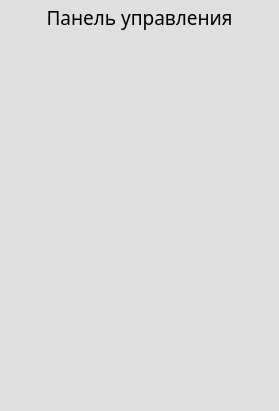
<?xml version="1.0" encoding="UTF-8"?>
<ui version="4.0">
 <class>Controller</class>
 <widget class="QWidget" name="Controller">
  <property name="geometry">
   <rect>
    <x>0</x>
    <y>0</y>
    <width>279</width>
    <height>411</height>
   </rect>
  </property>
  <property name="palette">
   <palette>
    <active>
     <colorrole role="Base">
      <brush brushstyle="SolidPattern">
       <color alpha="255">
        <red>255</red>
        <green>255</green>
        <blue>255</blue>
       </color>
      </brush>
     </colorrole>
     <colorrole role="Window">
      <brush brushstyle="SolidPattern">
       <color alpha="255">
        <red>223</red>
        <green>223</green>
        <blue>223</blue>
       </color>
      </brush>
     </colorrole>
    </active>
    <inactive>
     <colorrole role="Base">
      <brush brushstyle="SolidPattern">
       <color alpha="255">
        <red>255</red>
        <green>255</green>
        <blue>255</blue>
       </color>
      </brush>
     </colorrole>
     <colorrole role="Window">
      <brush brushstyle="SolidPattern">
       <color alpha="255">
        <red>223</red>
        <green>223</green>
        <blue>223</blue>
       </color>
      </brush>
     </colorrole>
    </inactive>
    <disabled>
     <colorrole role="Base">
      <brush brushstyle="SolidPattern">
       <color alpha="255">
        <red>223</red>
        <green>223</green>
        <blue>223</blue>
       </color>
      </brush>
     </colorrole>
     <colorrole role="Window">
      <brush brushstyle="SolidPattern">
       <color alpha="255">
        <red>223</red>
        <green>223</green>
        <blue>223</blue>
       </color>
      </brush>
     </colorrole>
    </disabled>
   </palette>
  </property>
  <property name="windowTitle">
   <string>Form</string>
  </property>
  <layout class="QVBoxLayout" name="verticalLayout" stretch="0,0,1,0">
   <property name="spacing">
    <number>0</number>
   </property>
   <property name="leftMargin">
    <number>4</number>
   </property>
   <property name="topMargin">
    <number>4</number>
   </property>
   <property name="rightMargin">
    <number>4</number>
   </property>
   <property name="bottomMargin">
    <number>4</number>
   </property>
   <item>
    <layout class="QHBoxLayout" name="floorsLayout"/>
   </item>
   <item>
    <widget class="QLabel" name="label">
     <property name="font">
      <font>
       <family>Yu Gothic UI Light</family>
       <pointsize>14</pointsize>
      </font>
     </property>
     <property name="text">
      <string>Панель управления</string>
     </property>
     <property name="textFormat">
      <enum>Qt::PlainText</enum>
     </property>
     <property name="scaledContents">
      <bool>false</bool>
     </property>
     <property name="alignment">
      <set>Qt::AlignCenter</set>
     </property>
    </widget>
   </item>
   <item>
    <layout class="QHBoxLayout" name="horizontalLayout">
     <property name="topMargin">
      <number>48</number>
     </property>
     <item>
      <spacer name="horizontalSpacer_2">
       <property name="orientation">
        <enum>Qt::Horizontal</enum>
       </property>
       <property name="sizeType">
        <enum>QSizePolicy::MinimumExpanding</enum>
       </property>
       <property name="sizeHint" stdset="0">
        <size>
         <width>40</width>
         <height>20</height>
        </size>
       </property>
      </spacer>
     </item>
     <item>
      <layout class="QVBoxLayout" name="buttonsLayout">
       <property name="spacing">
        <number>20</number>
       </property>
      </layout>
     </item>
     <item>
      <spacer name="horizontalSpacer">
       <property name="orientation">
        <enum>Qt::Horizontal</enum>
       </property>
       <property name="sizeType">
        <enum>QSizePolicy::MinimumExpanding</enum>
       </property>
       <property name="sizeHint" stdset="0">
        <size>
         <width>40</width>
         <height>20</height>
        </size>
       </property>
      </spacer>
     </item>
    </layout>
   </item>
   <item>
    <spacer name="verticalSpacer">
     <property name="orientation">
      <enum>Qt::Vertical</enum>
     </property>
     <property name="sizeHint" stdset="0">
      <size>
       <width>20</width>
       <height>200</height>
      </size>
     </property>
    </spacer>
   </item>
  </layout>
 </widget>
 <resources/>
 <connections/>
</ui>
